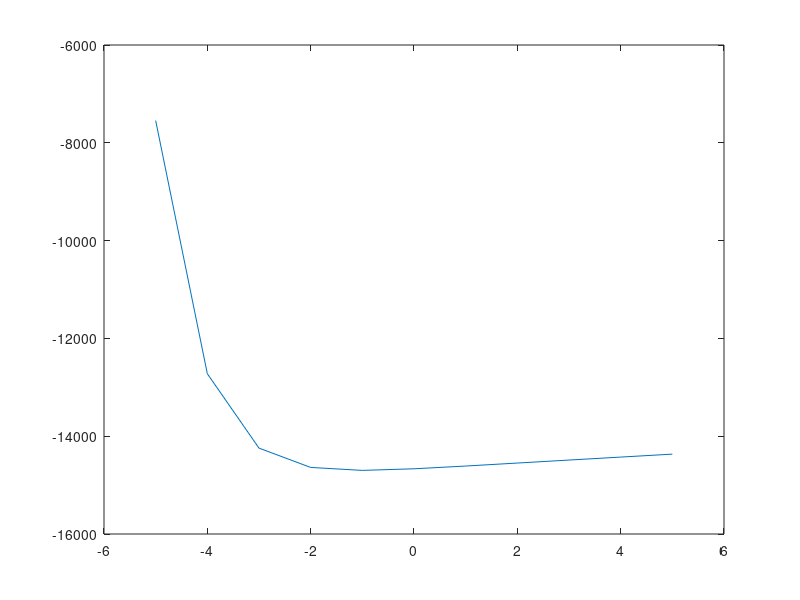

The MATLAB source for this figure:
f = @(x) 60*x - (((x.^2 + x + 0.1).^6)/((x+1).^6)) - 10*x.*exp(-x);
hh = 1E-3;
fp = @(x) (f(x+hh) - f(x-hh))/(2*hh);
x = -5:5;
plot(x, f(x))
x = 2;
h = 10;

format compact
for i = 0.1:0.1:2
    x = i;
    h = 10;
    while abs(h) > abs(x)*1E-6,
        fval = f(x);
        fpval = fp(x);
        h = (fval/fpval);
        disp(h)
        % disp([x, fval, fpval h])
        x = x-h;
    end
    x
end

% CLOSE 'NUFF!